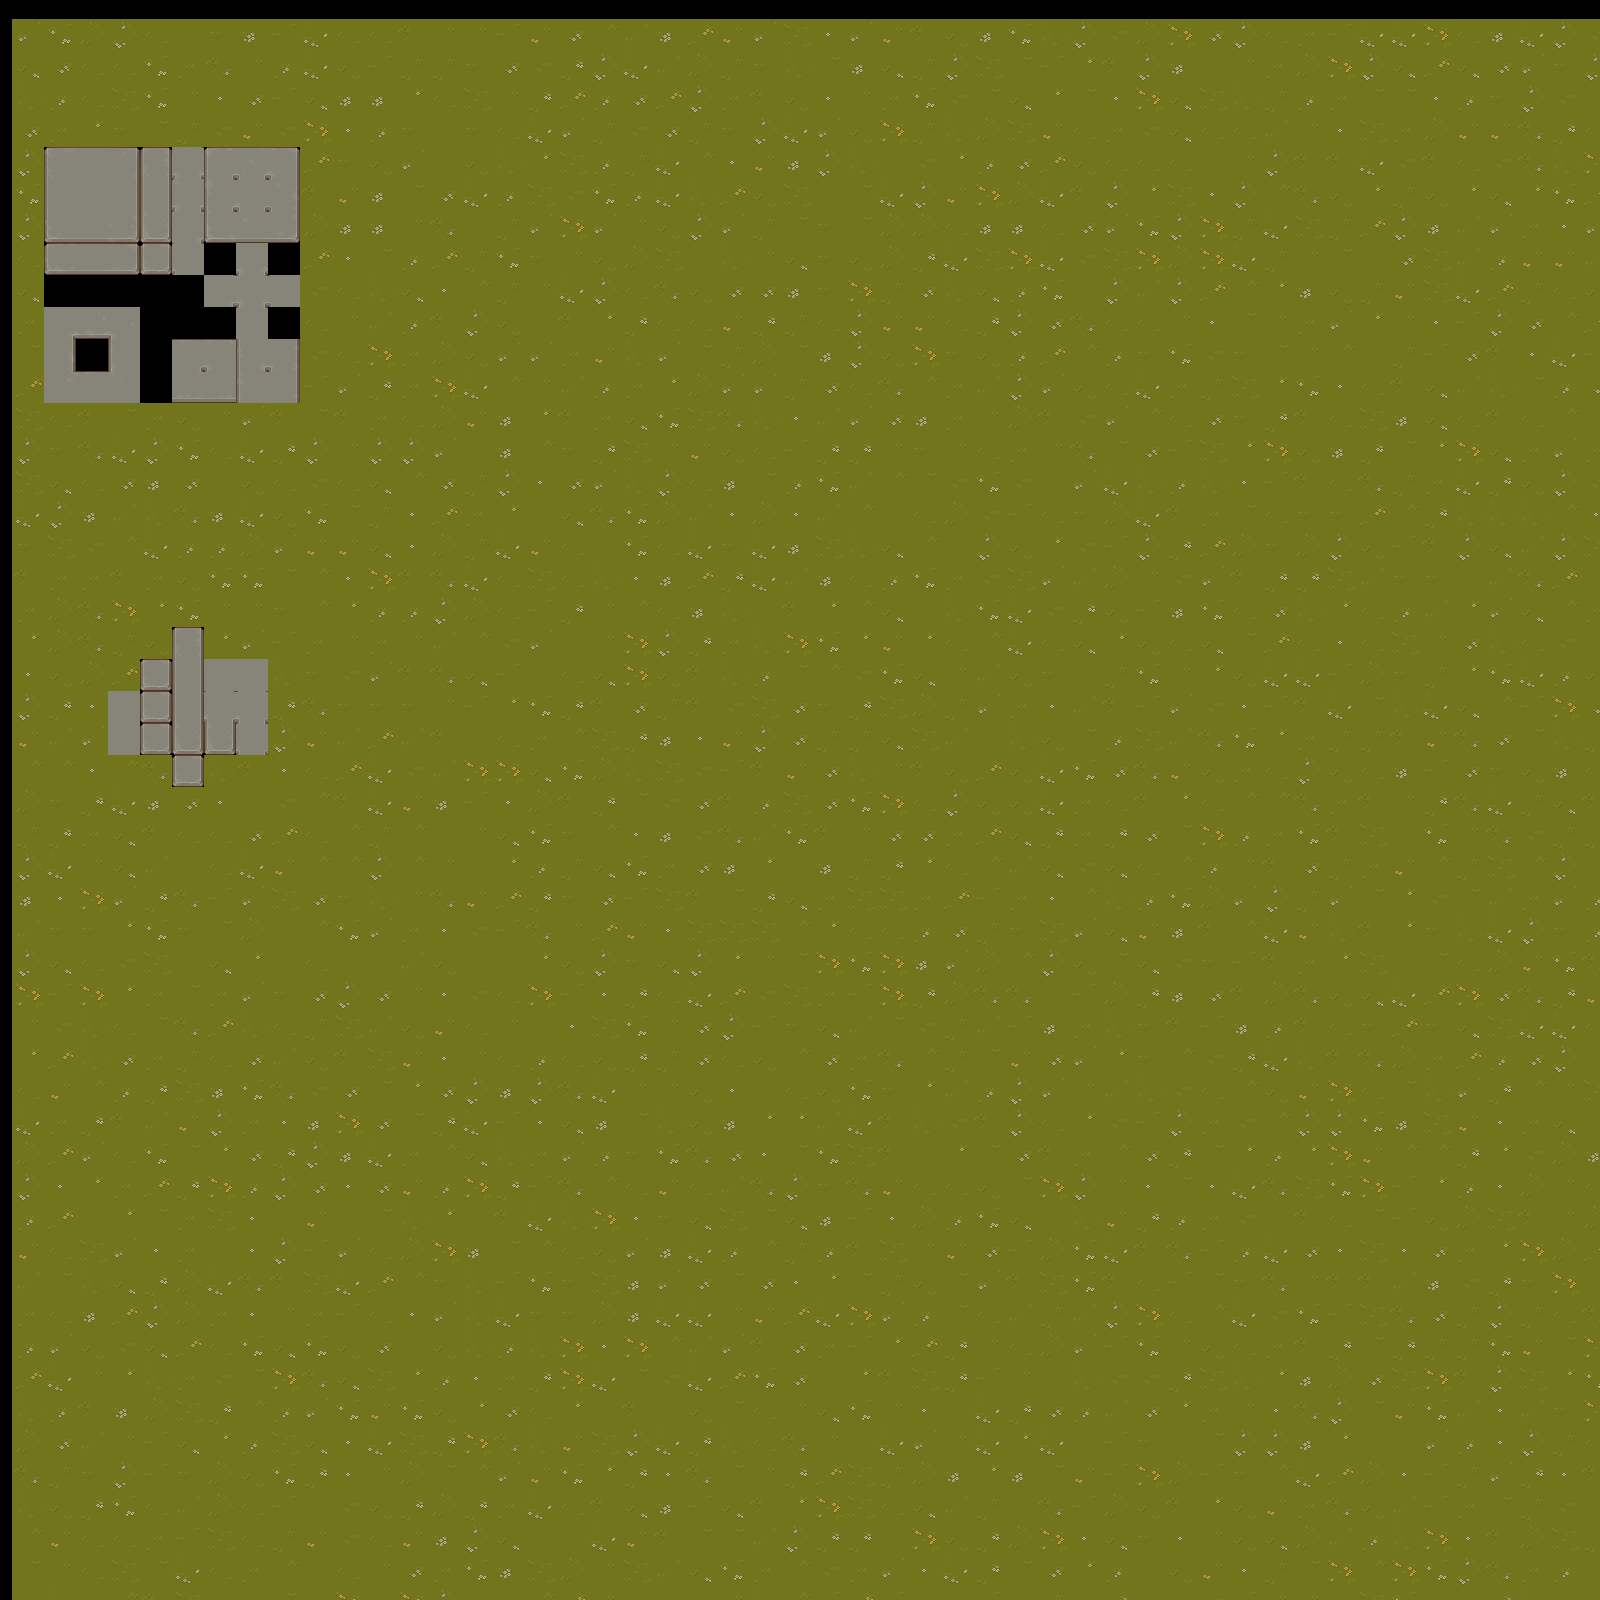

A 2D game scene composited from a Tiled map and its tileset images. What follows is a short description and the map's XML, with every tile layer's data as written:
An orthogonal 50x50 tile map with 32x32 px tiles, 1 tile layer (Слой тайлов 1), 2 tilesets.

<map version="1.10" tiledversion="1.11.2" orientation="orthogonal" renderorder="right-down" width="50" height="50" tilewidth="32" tileheight="32" infinite="0" nextlayerid="2" nextobjectid="1">
 <tileset firstgid="1" source="tileset tsx/TX Tileset Grass.tsx" />
 <tileset firstgid="65" source="tileset tsx/TX Tileset Stone Ground.tsx" />
 <layer id="1" name="Слой тайлов 1" width="50" height="50" offsetx="12.75" offsety="19.5">
  <data encoding="csv">
31,7,18,22,12,1,9,13,3,29,12,16,2,17,17,3,21,32,11,27,13,15,21,31,26,5,31,21,2,4,13,7,25,22,28,18,30,32,22,12,19,3,29,29,30,12,13,29,22,28,
8,32,12,16,7,19,6,17,23,29,4,3,10,10,9,32,28,14,22,29,27,18,10,9,25,20,13,8,10,22,26,20,3,24,2,22,13,1,17,19,18,30,22,8,15,8,32,31,9,22,
25,23,16,26,7,17,5,32,3,8,13,13,24,16,26,17,14,15,23,32,15,22,19,2,4,5,17,19,7,28,20,8,24,20,5,30,8,26,25,10,23,19,20,20,5,23,9,22,28,24,
32,19,24,9,20,10,28,21,28,30,5,23,9,1,9,12,29,31,10,28,32,10,9,22,29,31,4,30,10,25,18,26,21,12,19,28,8,16,16,27,17,5,26,19,18,21,21,6,14,16,
22,65,66,67,68,69,70,71,72,15,9,4,31,1,4,25,24,26,23,10,29,11,5,21,13,22,25,1,28,24,23,32,15,4,16,12,12,1,17,22,2,2,29,28,2,16,28,6,25,30,
7,73,74,75,76,77,78,79,80,2,21,13,20,32,29,23,26,28,7,23,29,25,15,4,26,1,20,29,22,21,30,18,29,2,22,24,26,5,22,11,6,4,24,10,4,24,8,24,7,15,
22,81,82,83,84,85,86,87,88,18,13,13,17,6,1,10,31,30,31,17,4,22,31,10,20,9,20,18,18,16,13,13,12,32,31,7,22,30,10,29,26,10,15,22,13,27,31,19,5,31,
12,89,90,91,92,93,94,95,96,15,5,20,23,15,10,7,9,17,4,18,26,1,25,17,8,9,4,18,14,29,26,30,29,28,26,30,18,30,29,10,17,20,1,32,26,27,23,21,21,27,
8,97,98,99,100,101,102,103,104,28,12,25,8,5,11,10,17,29,22,12,6,4,32,32,13,9,30,10,32,25,8,23,7,1,22,27,22,15,11,24,13,4,10,21,26,29,15,10,12,8,
19,105,106,107,108,109,110,111,112,12,17,27,23,2,22,4,1,2,24,14,12,16,21,14,10,12,22,21,21,16,14,22,32,6,16,16,17,5,20,17,19,31,24,17,5,3,22,32,11,15,
20,113,114,115,116,117,118,119,120,28,16,30,19,18,4,31,31,19,21,25,31,20,10,18,20,13,22,4,30,9,4,23,15,11,23,9,7,28,9,20,17,11,1,10,3,32,2,5,29,3,
15,121,122,123,124,125,126,127,128,3,31,14,19,30,29,11,17,27,23,19,24,18,31,31,10,32,16,6,11,19,27,22,31,4,12,29,19,10,26,24,7,5,12,2,8,27,25,20,23,32,
26,16,2,20,19,4,17,31,2,20,2,19,16,18,21,13,24,2,19,8,7,26,6,25,5,27,31,32,13,19,17,18,2,28,31,11,12,32,9,14,2,16,26,13,8,16,2,16,11,24,
22,9,6,29,22,7,16,29,14,22,17,22,22,31,1,13,11,9,14,26,17,21,4,12,3,14,14,17,9,17,16,19,17,6,20,32,3,26,24,30,4,13,14,20,24,30,8,19,31,19,
26,8,16,32,13,32,1,4,16,28,16,8,11,32,10,22,5,32,31,25,22,12,13,20,23,7,27,11,20,28,7,28,1,31,29,25,23,25,5,3,2,16,6,10,19,29,14,4,22,28,
29,22,13,27,25,6,13,29,4,7,20,10,5,15,19,24,1,8,6,7,18,27,5,18,5,27,11,1,16,18,28,3,12,9,18,29,2,19,20,16,9,9,15,11,14,25,25,25,11,5,
9,26,28,11,29,23,23,18,31,21,21,8,5,18,10,29,21,12,1,7,12,29,9,29,13,26,25,8,11,1,22,4,24,28,3,22,14,15,18,9,18,22,4,3,2,22,8,27,22,26,
2,19,19,2,19,4,7,7,20,11,5,30,2,6,29,12,26,16,25,5,13,15,14,29,27,13,12,23,7,19,28,26,31,27,18,17,28,31,2,14,14,26,27,9,9,1,27,6,15,11,
19,18,6,30,24,7,17,17,9,11,24,23,23,22,18,16,3,14,17,11,12,13,25,1,2,24,11,8,1,25,7,29,28,14,4,3,13,7,16,32,25,24,12,23,27,24,31,8,11,19,
24,18,6,10,4,68,24,31,3,19,17,19,17,27,11,28,31,1,17,30,22,14,19,25,30,7,24,21,24,12,11,29,16,8,24,4,12,8,20,15,12,5,12,26,17,32,25,12,28,20,
5,4,18,15,92,76,74,74,25,9,28,31,2,6,8,3,1,16,8,30,4,2,25,23,20,11,28,7,8,17,27,4,9,1,10,7,17,24,4,29,29,3,18,9,10,24,7,29,23,4,
22,14,5,74,92,76,79,79,14,6,9,9,9,17,3,24,7,14,2,32,10,2,28,26,32,9,14,26,18,10,31,19,5,27,2,3,31,28,5,3,2,29,20,25,29,8,11,3,30,32,
21,27,31,74,92,84,84,79,22,21,27,15,27,2,1,16,19,11,26,14,13,5,21,22,32,10,10,8,26,27,1,25,4,20,23,26,27,6,7,24,19,10,10,2,21,6,32,20,25,10,
11,11,5,11,6,92,25,2,5,16,15,29,28,27,30,30,8,7,18,25,26,28,3,2,21,32,25,17,2,4,15,4,29,7,32,6,21,4,19,12,22,4,12,13,3,32,9,4,13,16,
18,9,14,29,13,32,5,1,28,11,2,29,21,13,3,5,18,2,14,20,28,32,2,23,26,32,7,30,16,22,4,4,29,19,12,2,24,12,11,11,6,19,2,17,14,6,29,10,8,2,
10,14,19,8,2,12,16,32,15,12,11,10,11,1,17,8,7,9,11,5,13,28,6,27,7,2,17,32,32,19,15,8,14,19,14,32,20,30,23,19,7,2,26,1,7,17,6,28,10,14,
22,29,17,8,27,1,12,29,21,11,11,22,11,17,1,24,23,10,8,7,19,32,13,24,1,13,10,14,24,16,11,27,8,28,8,12,11,23,17,2,32,10,19,21,11,10,26,11,22,11,
13,5,30,31,14,6,3,31,26,32,9,25,17,6,21,15,14,9,32,3,26,2,20,14,8,19,26,26,19,15,3,19,5,11,25,23,7,18,31,22,10,31,20,24,28,20,27,19,31,23,
27,9,9,24,7,9,20,18,1,11,7,31,19,5,28,3,6,17,15,21,5,26,26,26,11,24,12,12,23,32,10,9,26,31,8,21,13,2,11,29,21,25,2,24,9,25,29,22,9,23,
22,8,16,28,26,1,8,24,1,16,1,1,27,4,1,1,24,4,22,9,8,22,24,17,20,30,7,30,13,31,18,11,22,4,20,8,28,9,3,2,19,24,26,1,20,16,18,21,7,6,
30,3,30,24,19,20,19,31,9,32,22,32,17,5,28,12,30,3,5,14,16,29,15,28,26,19,3,30,14,18,6,6,1,3,18,14,13,32,2,18,6,4,8,29,15,30,32,6,14,21,
17,28,25,16,20,6,15,25,12,10,26,27,4,21,16,17,1,5,26,7,17,32,22,3,9,8,27,20,28,10,27,3,13,19,25,9,2,3,13,23,2,12,9,15,9,8,26,29,29,12,
24,15,25,32,19,10,12,32,27,4,2,26,21,5,17,12,23,12,4,14,10,32,16,4,11,32,19,6,11,10,20,21,32,31,24,9,11,28,14,29,25,2,6,18,19,15,23,32,22,1,
12,21,11,23,14,26,13,7,6,28,32,20,24,32,22,13,22,6,29,17,17,4,5,1,16,4,7,9,24,27,23,22,31,17,27,25,28,12,11,4,21,30,12,20,25,31,14,11,17,26,
29,19,14,2,27,21,22,19,5,13,30,32,20,14,29,3,5,8,13,20,25,4,13,24,24,27,29,2,25,28,2,22,12,24,28,3,22,19,28,11,22,22,7,13,26,21,5,19,8,24,
18,15,31,16,7,20,24,32,14,22,13,29,19,11,8,25,19,31,23,9,7,6,32,5,20,7,26,2,1,24,20,32,2,19,11,32,14,20,24,23,24,30,21,11,11,14,24,28,18,13,
22,5,24,19,15,14,30,23,22,32,5,32,21,23,30,14,3,6,11,12,21,12,27,6,22,9,6,21,12,16,4,20,30,22,17,5,20,5,29,6,26,7,30,3,24,23,5,18,17,16,
23,15,1,24,20,19,26,5,1,21,1,20,25,24,1,2,29,25,30,5,9,8,26,20,8,13,3,5,18,23,7,8,1,25,21,14,23,19,28,1,2,12,20,3,4,18,26,2,17,18,
21,12,26,31,5,19,1,5,22,3,31,16,18,30,13,20,11,16,4,31,13,29,23,11,10,23,2,26,17,21,32,3,18,7,29,2,6,3,23,29,32,5,26,5,32,19,24,30,18,15,
27,20,25,8,14,18,29,6,2,26,29,15,11,9,25,3,7,9,26,13,31,32,20,32,5,24,20,10,4,20,31,2,26,7,2,12,3,20,9,6,17,2,2,27,13,28,14,9,30,11,
19,12,13,15,22,18,19,5,17,19,3,12,5,31,25,29,9,9,18,13,29,29,17,21,15,29,30,31,23,20,12,27,10,27,22,30,16,11,29,28,7,3,26,6,32,10,22,10,16,6,
23,31,4,28,8,15,16,7,8,7,4,32,1,4,25,23,25,30,5,30,11,27,31,2,32,19,3,24,15,14,17,16,18,31,3,7,17,4,16,19,2,14,20,14,10,10,7,21,20,30,
15,29,17,24,25,19,28,20,30,6,8,26,24,23,5,19,14,30,29,20,28,29,15,7,32,1,24,2,26,14,3,17,1,25,28,28,14,26,25,24,13,18,32,26,30,2,22,26,24,7,
25,23,2,13,18,26,14,11,23,31,7,21,7,4,24,32,16,24,1,2,1,4,20,16,17,8,7,17,5,1,29,14,32,23,27,32,24,19,17,5,6,22,20,21,7,27,5,27,9,30,
18,32,27,17,3,8,24,23,26,8,5,29,26,14,30,6,25,21,26,22,29,14,25,16,6,17,1,29,31,17,29,24,29,1,3,9,1,20,22,22,13,24,1,1,31,23,5,22,10,12,
6,10,9,22,3,9,18,4,7,14,5,17,18,20,11,31,21,7,24,14,5,6,20,17,14,15,26,10,18,13,24,13,20,21,3,30,18,3,9,11,29,15,18,5,3,10,31,14,5,2,
25,4,14,7,16,27,18,12,3,1,28,4,14,18,14,19,29,16,2,8,13,3,8,2,24,30,26,12,8,27,10,1,6,3,18,4,2,24,4,21,19,6,4,27,3,19,20,10,28,11,
11,21,12,16,19,3,26,12,10,21,28,12,21,13,22,8,1,1,29,21,2,20,20,27,22,14,14,1,30,4,14,18,30,5,8,9,5,17,4,8,18,27,23,25,30,5,2,18,26,14,
20,17,12,26,20,29,16,19,11,1,12,17,32,19,7,13,26,18,17,26,27,8,7,19,11,28,19,31,5,29,14,20,32,24,23,1,4,21,5,10,20,30,11,30,7,22,6,19,23,1,
8,29,4,11,2,26,1,5,20,12,30,1,30,22,9,5,11,15,17,8,13,16,17,29,11,3,15,3,23,23,3,23,10,9,14,5,8,28,3,21,21,9,26,7,5,13,14,25,8,8
</data>
 </layer>
</map>
